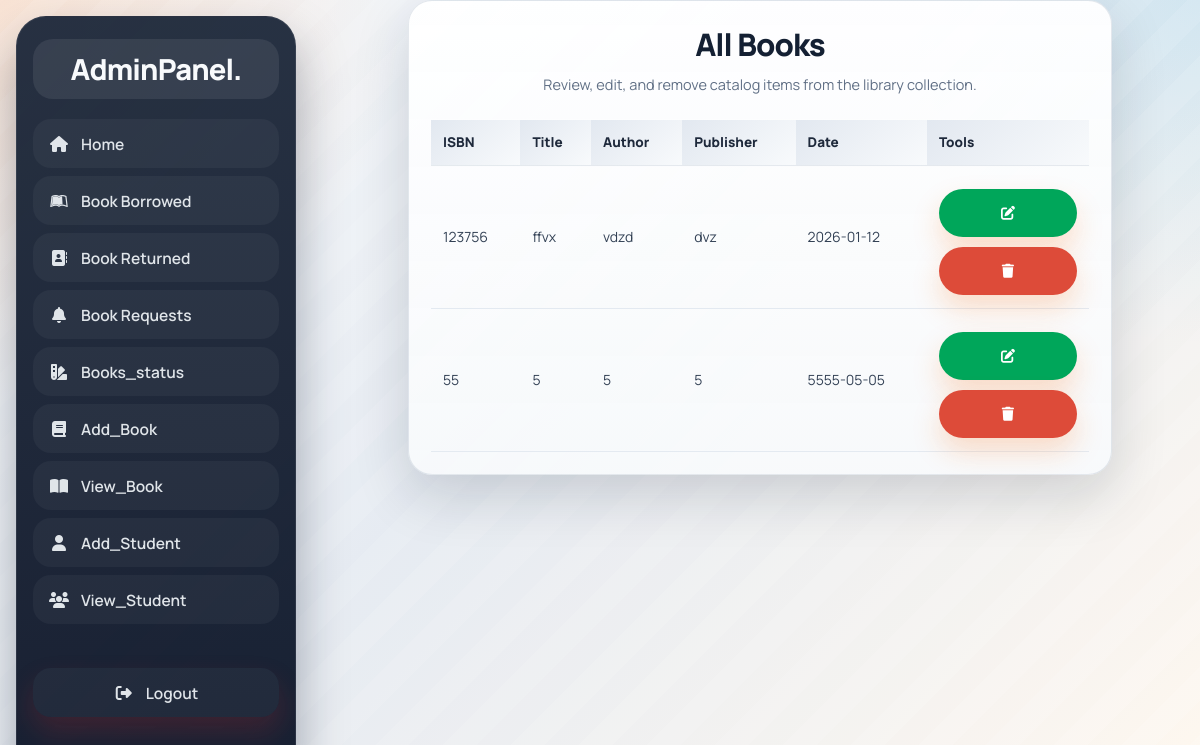
The app's page /Admin/view_books.php (signed in), older data.
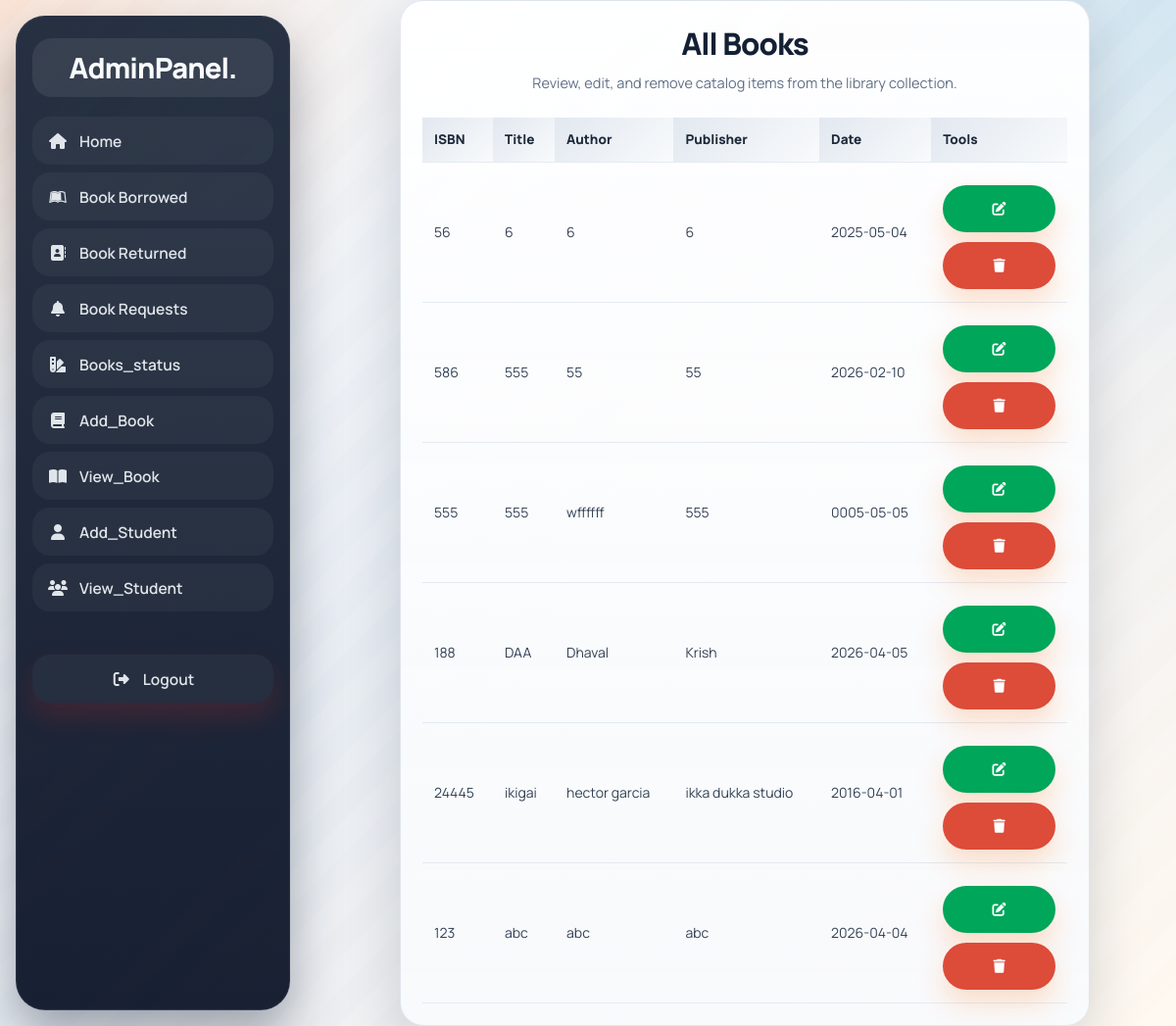
The same page, newer data.
### tables this page shows
CREATE TABLE `books` (
  `id` int(11) NOT NULL,
  `isbn` varchar(20) NOT NULL,
  `title` text NOT NULL,
  `author` varchar(150) NOT NULL,
  `publisher` varchar(150) NOT NULL,
  `publish_date` date NOT NULL,
  `status` tinyint(1) NOT NULL DEFAULT 1
);

### Admin/view_books.php (the view, shortened to what this page needs)
<?php
include '../components/connect.php';
?>
<!DOCTYPE html>
<html lang="en">
<head>
<link rel="stylesheet" href="../components/admin_style.css">
<link rel="stylesheet" href="https://cdnjs.cloudflare.com/ajax/libs/font-awesome/6.2.0/css/all.min.css">
</head>
<body>
<?php include '../components/admin_header.php'; ?>
<div class="col-md-8">
  <div class="box1">
    <div class="box1-body">
        <h1 class="admin-page-title">All Books</h1>
        <p class="admin-page-subtitle">Review, edit, and remove catalog items from the library collection.</p>
        <table class="table">
        <thead>
          <tr>
            <th>ISBN</th>
            <th>Title</th>
            <th>Author</th>
            <th>Publisher</th>
            <th>Date</th>
            <th>Tools</th>
          </tr>
        </thead>
        <tbody>
        <?php
        $stmt = $conn->prepare("SELECT * FROM books");
        $stmt->execute();
        while($row = $stmt->fetch(PDO::FETCH_ASSOC)){
          echo "
          <tr>
            <td>{$row['isbn']}</td>
            <td>{$row['title']}</td>
            <td>{$row['author']}</td>
            <td>{$row['publisher']}</td>
            <td>{$row['publish_date']}</td>
            <td>
              <button class='btn btn-success edit' data-id='{$row['id']}'>
   <i class='fa fa-edit'></i>
</button>
              <button class='btn btn-danger delete' data-id='{$row['id']}'>
                <i class='fa fa-trash'></i>
              </button>
            </td>
          </tr>";
        }
        ?>
        </tbody>
      </table>
    </div>
  </div>
</div>
</body>
</html>

Row changes from the older to the newer data that the page shows:
removed books: isbn "123756", title "ffvx", author "vdzd", publisher "dvz", publish_date "2026-01-12"
changed books (number 1 of 6 on the later page): isbn "55" → "56"; title "5" → "6"; author "5" → "6"; publisher "5" → "6"; publish_date "5555-05-05" → "2025-05-04"
added books: isbn "586", title "555", author "55", publisher "55", publish_date "2026-02-10"
added books: isbn "555", title "555", author "wffffff", publisher "555", publish_date "0005-05-05"
added books: isbn "188", title "DAA", author "Dhaval", publisher "Krish", publish_date "2026-04-05"
added books: isbn "24445", title "ikigai", author "hector garcia", publisher "ikka dukka studio", publish_date "2016-04-01"
added books: isbn "123", title "abc", author "abc", publisher "abc", publish_date "2026-04-04"
